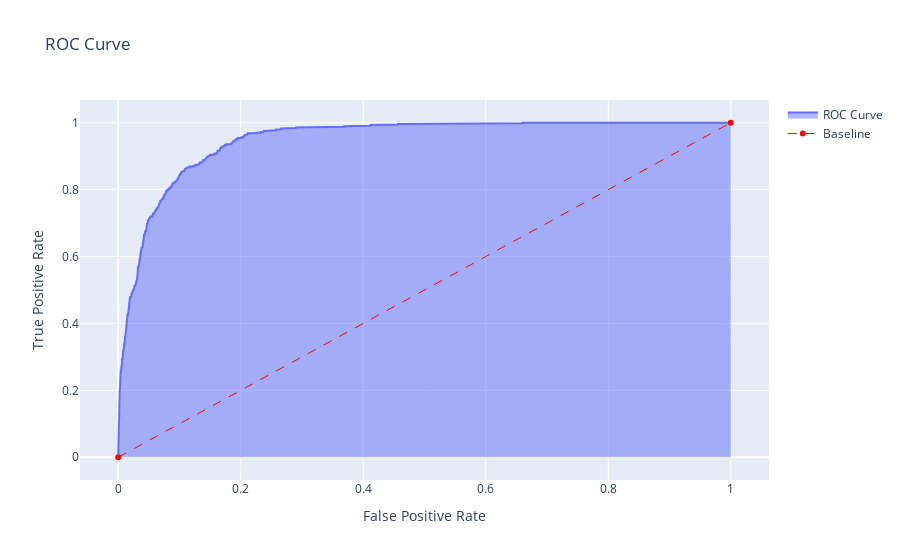

The code cell stored with this chart in its notebook:
### Code cell
#grafik ROC_AUC

fpr, tpr, threshold = roc_curve(y_test, models[1].predict_proba(X_test)[:,1])
                                        
trace0 = go.Scatter(
    x=fpr,
    y=tpr,
    text=threshold,
    fill='tozeroy',
    name='ROC Curve')

trace1 = go.Scatter(
    x=[0,1],
    y=[0,1],
    line={'color': 'red', 'width': 1, 'dash': 'dash'},
    name='Baseline')

data = [trace0, trace1]

layout = go.Layout(
    title='ROC Curve',
    xaxis={'title': 'False Positive Rate'},
    yaxis={'title': 'True Positive Rate'})

fig = go.Figure(data, layout)
fig.show();

### Figure 1 — Plotly figure (JSON) as saved in the notebook; plotly's stock layout.template omitted (floating-point values rounded to 4 significant figures; data arrays with more than 128 entries replaced by an {"elided": "..."} marker saying what was removed)
{"data": [{"fill": "tozeroy", "name": "ROC Curve", "text": {"elided": "813 float values"}, "type": "scatter", "x": {"elided": "813 float values"}, "y": {"elided": "813 float values"}}, {"line": {"color": "red", "dash": "dash", "width": 1}, "name": "Baseline", "type": "scatter", "x": [0, 1], "y": [0, 1]}], "layout": {"title": {"text": "ROC Curve"}, "xaxis": {"title": {"text": "False Positive Rate"}}, "yaxis": {"title": {"text": "True Positive Rate"}}}}
